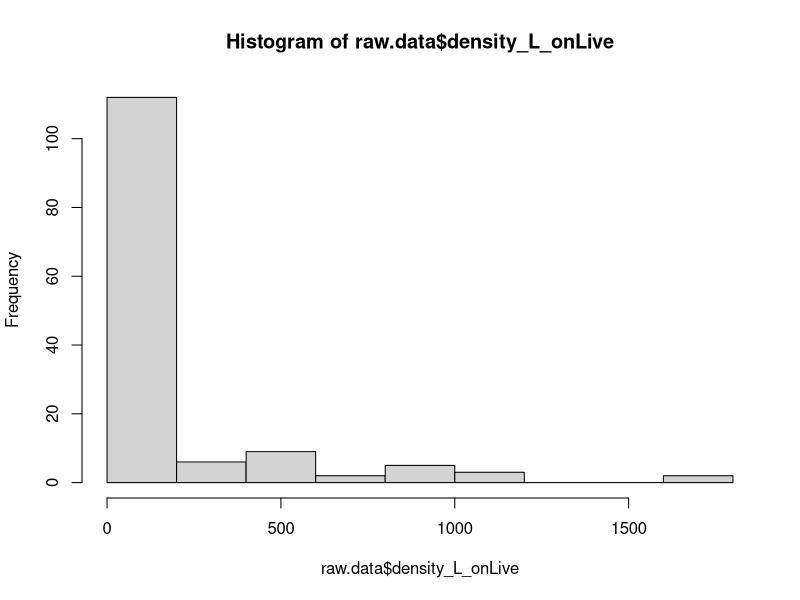
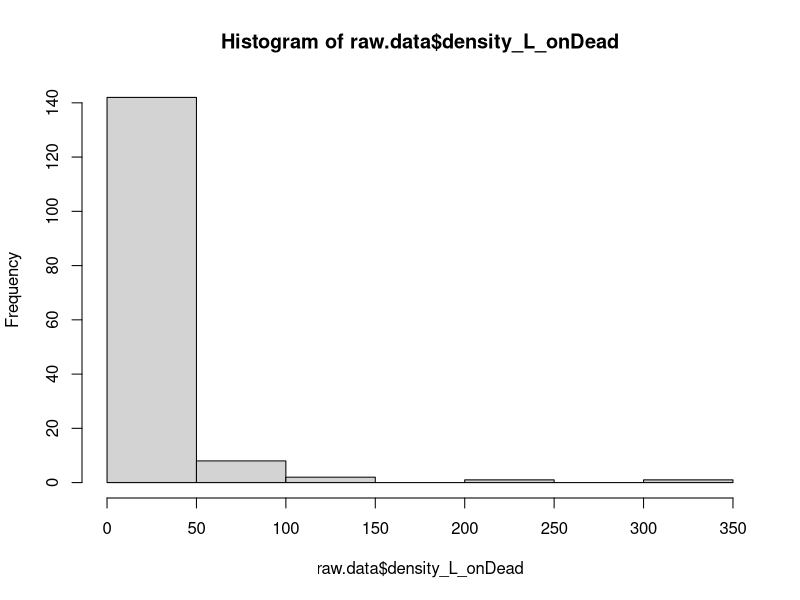
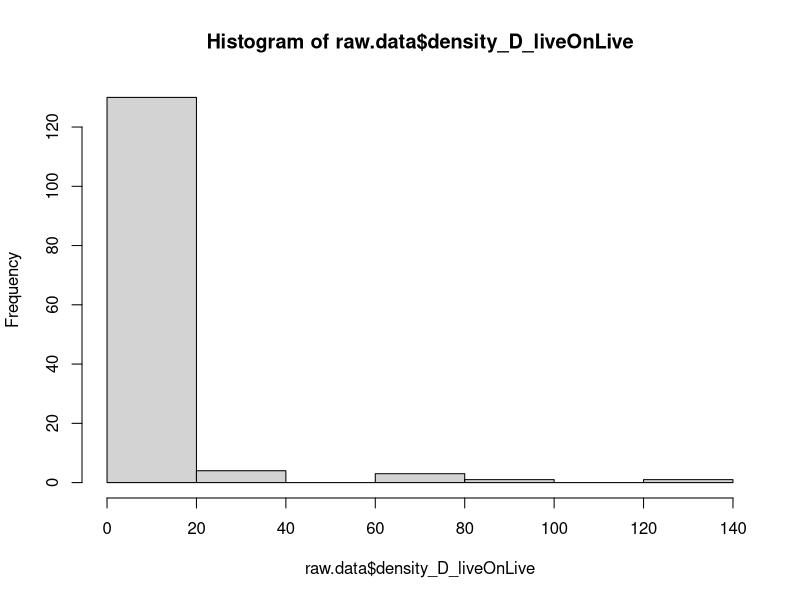
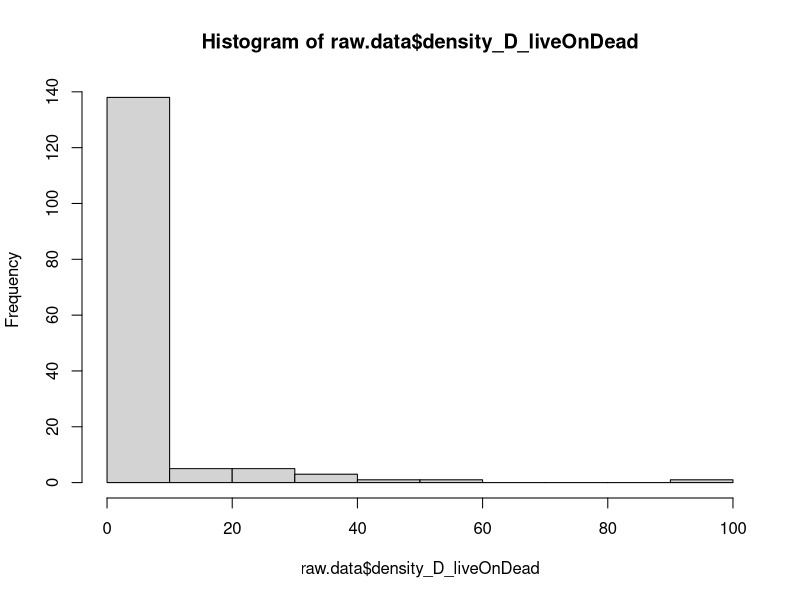
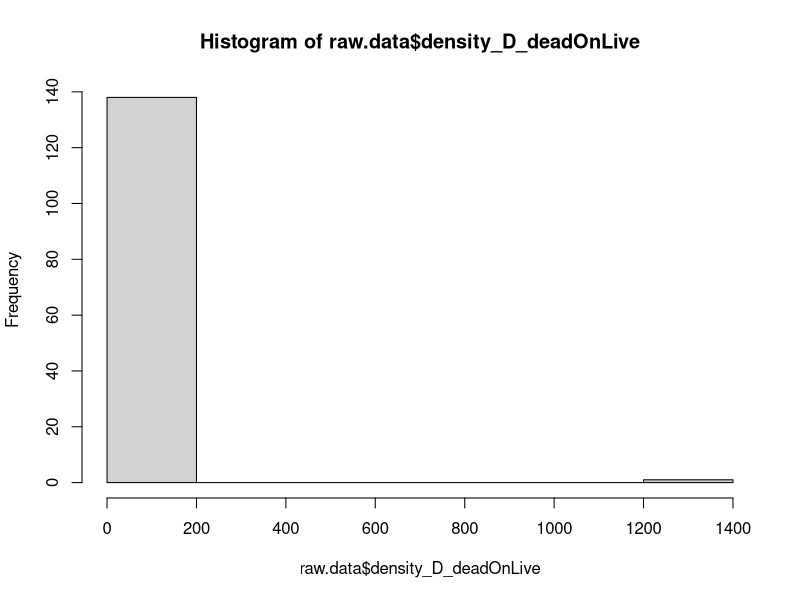
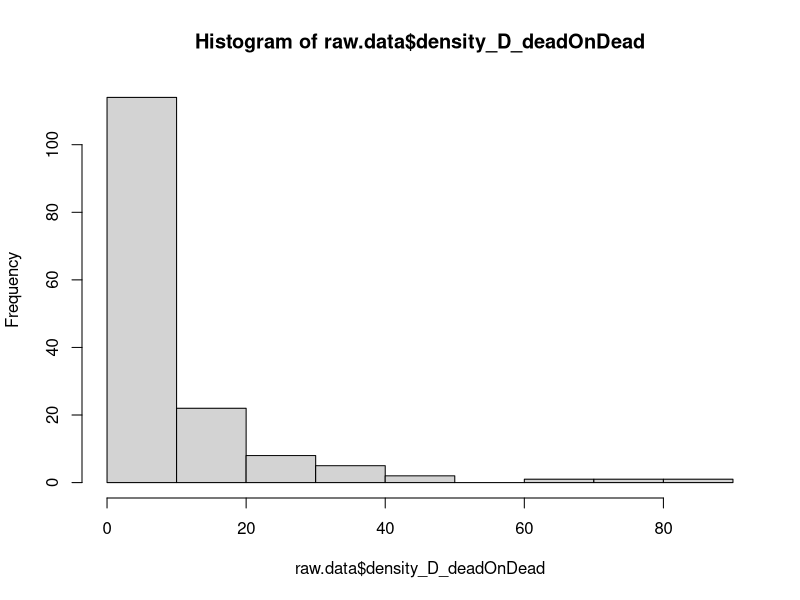

These figures' R source, in order: (Note: this script raises an error after producing the figures.)
############## Data analysis GLM for MBQ 2024 Boring Project ###################

library(lme4)
library(tidyverse)

raw.data <- read.csv("data/2024_boringData_masterSheet.csv")

hist(raw.data$density_L_onLive)
hist(raw.data$density_L_onDead)
hist(raw.data$density_D_liveOnLive)
hist(raw.data$density_D_liveOnDead)
hist(raw.data$density_D_deadOnLive)
hist(raw.data$density_D_deadOnDead)
## NOT normally distributed

shapiro.test(log(raw.data$L_onLive + 1))
## Distribution is NOT Gaussian

## Decided to use GLM with point counts (Poisson distribution), because ratios were not neatly distributed
model_poisson_L_onLive <- glm(L_onLive ~ number_total_points +
               proportion_live_coral + proportion_dead_coral + proportion_turf +
               proportion_macroalgae + proportion_rock + proportion_invertebrate + height + length +
               width + circumference + depth + depth_to_benthos + density_D_liveOnLive + density_D_deadOnLive +
                 density_D_liveOnDead + density_D_deadOnDead + density_tridacna + density_spirobranchus +
               density_total_live_D + density_total_D + percent_N_jan + percent_N_may + percent_N_aug + 
                 jan_d15 + may_d15 + aug_d15 + avg_speed +
                 altDistance + distanceOutBay, 
             family = poisson, 
             data = raw.data)


step(model_poisson_L_onLive)
## checks which variables should be removed for better fitting model